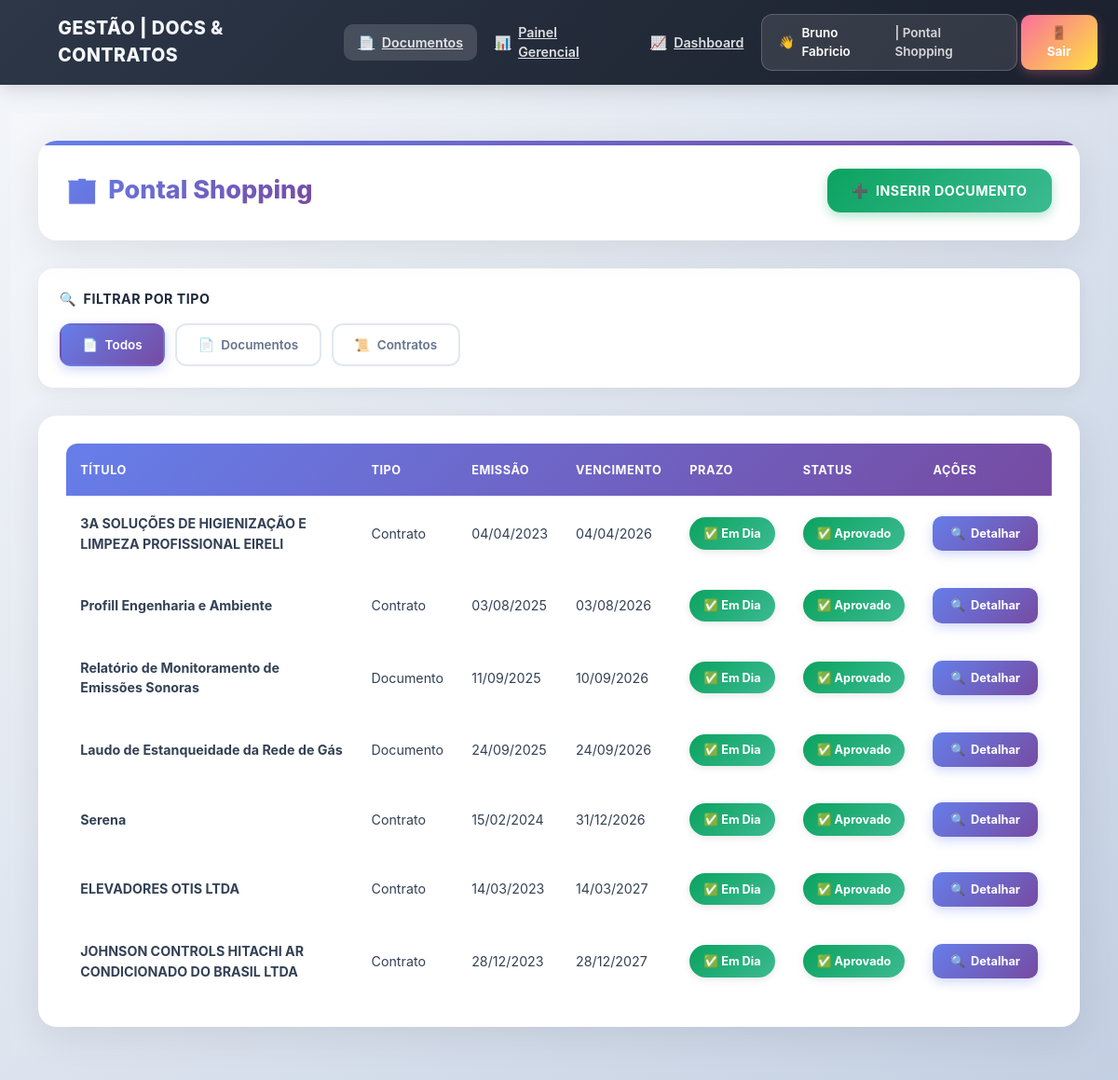
Page /painel/shopping/1/?next=/painel/geral/ (signed in) on the committed database.
### usuarios/models.py (models this page shows)
class Usuario(AbstractUser):
    shopping = models.ForeignKey(
        'documentos.Shopping',
        on_delete=models.SET_NULL,
        null=True,
        blank=True,
        related_name='usuarios'
    )

### documentos/models.py (models this page shows, shortened)
class Shopping(models.Model):
    nome = models.CharField(max_length=100)
    sigla = models.CharField(max_length=10)
    cnpj = models.CharField(max_length=20)
    email_alertas = models.EmailField(blank=True, null=True)

class RegistroDocumento(models.Model):
    TIPO_CHOICES = (
        ('documento', 'Documento'),
        ('contrato', 'Contrato'),
    )
    shopping = models.ForeignKey(Shopping, on_delete=models.CASCADE)
    titulo = models.CharField(max_length=100)
    tipo = models.CharField(max_length=20, choices=TIPO_CHOICES)
    descricao = models.TextField(blank=True, null=True)
    data_emissao = models.DateField()
    data_vencimento = models.DateField()
    enviado_por = models.ForeignKey(settings.AUTH_USER_MODEL, on_delete=models.SET_NULL, null=True)
    data_envio = models.DateTimeField(auto_now_add=True)
    status_aprovacao = models.CharField(max_length=20, default='pendente')
    aprovado_por = models.ForeignKey(settings.AUTH_USER_MODEL, on_delete=models.SET_NULL, null=True, related_name='aprovador', blank=True)
    data_aprovacao = models.DateTimeField(blank=True, null=True)
    motivo_reprovacao = models.TextField(blank=True, null=True)

### documentos/views.py (the view)
# urls.py: path('painel/shopping/<int:shopping_id>/', views.detalhes_shopping, name='detalhes_shopping'),
@login_required
def detalhes_shopping(request, shopping_id):
    shopping = get_object_or_404(Shopping, id=shopping_id)
    tipo_filtro = request.GET.get('tipo', 'todos')
    registros = RegistroDocumento.objects.filter(shopping=shopping)
    if tipo_filtro in ['documento', 'contrato']:
        registros = registros.filter(tipo=tipo_filtro)
    ultimos_ids = (
        registros.values('titulo')
        .annotate(ultimo_id=Max('id'))
        .values_list('ultimo_id', flat=True)
    )
    registros_finais = RegistroDocumento.objects.filter(id__in=ultimos_ids).order_by('data_vencimento')
    paginator = Paginator(registros_finais, 10)
    page_number = request.GET.get('page')
    page_obj = paginator.get_page(page_number)
    hoje = date.today()
    hoje_plus_60 = hoje + timedelta(days=60)
    next_url = request.GET.get('next') or request.META.get('HTTP_REFERER')
    return render(request, 'documentos/detalhes_shopping.html', {
        'shopping': shopping,
        'page_obj': page_obj,
        'tipo_filtro': tipo_filtro,
        'is_gestor': request.user.groups.filter(name='Gestor').exists(),
        'hoje': hoje,
        'hoje_plus_60': hoje_plus_60,
        'next': next_url,
    })

### documentos/templates/documentos/detalhes_shopping.html (shortened to what this page needs)
{% extends 'base.html' %}
{% block content %}
<div class="shopping-details-wrapper">
  <div class="container">
    <div class="page-header">
      <h1 class="header-title">
        <span>🏢</span>
        <span>{{ shopping.nome }}</span>
      </h1>
      <a href="{% url 'novo_documento_shopping' shopping.id %}"
         class="btn-add-document"
         aria-label="Inserir documento para {{ shopping.nome }}">
        <span>➕</span>
        <span>Inserir Documento</span>
      </a>
    </div>
    <div class="filter-section">
      <div class="filter-label">
        <span>🔍</span>
        <span>Filtrar por Tipo</span>
      </div>
      <div class="filter-buttons">
        <a href="?tipo=todos"
           class="filter-btn {% if tipo_filtro == 'todos' %}active{% endif %}">
          <span>📄</span>
          <span>Todos</span>
        </a>
        <a href="?tipo=documento"
           class="filter-btn {% if tipo_filtro == 'documento' %}active{% endif %}">
          <span>📄</span>
          <span>Documentos</span>
        </a>
        <a href="?tipo=contrato"
           class="filter-btn {% if tipo_filtro == 'contrato' %}active{% endif %}">
          <span>📜</span>
          <span>Contratos</span>
        </a>
      </div>
    </div>
    <div class="table-container">
      <div class="table-responsive">
        <table class="table-modern">
          <thead>
            <tr>
              <th>Título</th>
              <th>Tipo</th>
              <th>Emissão</th>
              <th>Vencimento</th>
              <th>Prazo</th>
              <th>Status</th>
              <th>Ações</th>
            </tr>
          </thead>
          <tbody>
            {% for doc in page_obj %}
            <tr>
              <td><strong>{{ doc.titulo }}</strong></td>
              <td>{{ doc.get_tipo_display }}</td>
              <td>{{ doc.data_emissao|date:"d/m/Y" }}</td>
              <td>{{ doc.data_vencimento|date:"d/m/Y" }}</td>
              <td>
                {% if doc.data_vencimento < hoje %}
                  <span class="status-badge badge-vencido">❌ Vencido</span>
                {% elif doc.data_vencimento <= hoje_plus_60 %}
                  <span class="status-badge badge-a-vencer">⚠️ A Vencer</span>
                {% else %}
                  <span class="status-badge badge-em-dia">✅ Em Dia</span>
                {% endif %}
              </td>
              <td>
                {% if doc.status_aprovacao == 'aprovado' %}
                  <span class="status-badge badge-aprovado">✅ Aprovado</span>
                {% elif doc.status_aprovacao == 'reprovado' %}
                  <span class="status-badge badge-reprovado">❌ Reprovado</span>
                {% else %}
                  <span class="status-badge badge-pendente">⏳ Pendente</span>
                {% endif %}
              </td>
              <td>
                <a href="{% url 'detalhar_documento' tipo=doc.tipo doc_id=doc.id %}"
                   class="btn-detail"
                   title="Ver detalhes">
                  <span>🔍</span>
                  <span>Detalhar</span>
                </a>
              </td>
            </tr>
            {% endfor %}
          </tbody>
        </table>
      </div>
    </div>
  </div>
</div>
{% endblock %}

### documentos/templates/base.html (shortened to what this page needs)
<!DOCTYPE html>
<html lang="pt-br">
<head>
  <link href="https://cdn.jsdelivr.net/npm/bootstrap@5.3.2/dist/css/bootstrap.min.css" rel="stylesheet">
  <link rel="stylesheet" href="https://cdn.jsdelivr.net/npm/bootstrap-icons@1.10.5/font/bootstrap-icons.css">
  {% load static %}
  <link rel="stylesheet" href="{% static 'css/base.css' %}">
</head>
<body>
  <nav class="navbar navbar-expand-lg navbar-modern">
    <div class="container-fluid px-3 px-md-4">
      <a class="navbar-brand-modern" href="{% url 'painel_redirect' %}">
        <span class="navbar-brand-icon">📋</span>
        <span>GESTÃO | DOCS & CONTRATOS</span>
      </a>
      {% if request.user.is_authenticated and request.path != '/accounts/login/' %}
      <div class="collapse navbar-collapse justify-content-end" id="navbarContent">
        <ul class="navbar-nav align-items-lg-center gap-1">
          {% with grupos=request.user.groups.all %}
            {% for g in grupos %}
                {% if g.name == "Gestor" %}
                <li class="nav-item">
                  <a class="nav-link-modern" href="{% url 'pendencias_gestor' %}">
                    <span>📋</span>
                    <span>Pendências</span>
                  </a>
                </li>
                <li class="nav-item">
                  <a class="nav-link-modern" href="{% url 'painel_documentos_gerencial' %}">
                    <span>📊</span>
                    <span>Painel Gerencial</span>
                  </a>
                </li>
                <li class="nav-item">
                  <a class="nav-link-modern" href="{% url 'dashboard_contratos' %}">
                    <span>📈</span>
                    <span>Dashboard</span>
                  </a>
                </li>
                <li class="nav-item">
                  <a class="nav-link-modern" href="{% url 'agenda_vencimentos' %}">
                    <span>📆</span>
                    <span>Agenda</span>
                  </a>
                </li>
                <li class="nav-item">
                  <a class="nav-link-modern" href="{% url 'detalhes_shopping' shopping_id=request.user.perfil.shopping.id %}">
                    <span>📄</span>
                    <span>Documentos</span>
                  </a>
                </li>
                {% elif g.name == "Usuario" %}
                <li class="nav-item">
                  <a class="nav-link-modern" href="{% url 'detalhes_shopping' shopping_id=request.user.shopping.id %}">
                    <span>📄</span>
                    <span>Documentos</span>
                  </a>
                </li>
                    <li class="nav-item">
                      <a class="nav-link-modern" href="{% url 'painel_documentos_gerencial' %}">
                        <span>📊</span>
                        <span>Painel Gerencial</span>
                      </a>
                    </li>
                    <li class="nav-item">
                      <a class="nav-link-modern" href="{% url 'dashboard_contratos' %}">
                        <span>📈</span>
                        <span>Dashboard</span>
                      </a>
                    </li>
              {% endif %}
            {% endfor %}
          {% endwith %}
          <li class="nav-item">
            <div class="user-greeting-modern">
              <span>👋</span>
              <span>{{ request.user.get_full_name|default:request.user.username }}</span>
              {% if request.user.groups.first.name == "Usuario" and request.user.shopping %}
                <span style="opacity: 0.8;">| {{ request.user.shopping.nome }}</span>
              {% elif request.user.groups.first.name == "Gestor" and request.user.perfil and request.user.perfil.shopping %}
                <span style="opacity: 0.8;">| {{ request.user.perfil.shopping.nome }}</span>
              {% elif request.user.groups.first.name == "Corporativo" %}
                <span style="opacity: 0.8;">| Corporativo</span>
              {% endif %}
            </div>
          </li>
          <li class="nav-item">
            <form method="post" action="{% url 'logout' %}" class="d-inline">
              <button type="submit" class="btn btn-logout-modern">
                <span>🚪</span>
                <span>Sair</span>
              </button>
            </form>
          </li>
        </ul>
      </div>
      {% endif %}
    </div>
  </nav>
  <main class="container">
    {% block content %}{% endblock %}
  </main>
</body>
</html>

### static/css/base.css (style rules this page uses)
body { background-color: #f8f9fa; font-size: 0.95rem; }
.container { max-width: 1140px; }
.btn { padding: 0.45rem 1rem; font-size: 0.9rem; }
h1, h2, h3, h4, h5 { font-size: 1rem; margin-bottom: 0.75rem; }
:root { --card-bg: #ffffff; --card-border: #e5e7eb; --muted: #6b7280; }

### documentos/templates/base.html (style rules this page uses)
:root { --primary-gradient: linear-gradient(135deg, #667eea 0%, #764ba2 100%); --nav-gradient: linear-gradient(135deg, #2d3748 0%, #1a202c 100%); }
* { margin: 0; padding: 0; box-sizing: border-box; }
html { font-size: 15px; scroll-behavior: smooth; }
body { font-family: -apple-system, BlinkMacSystemFont, 'Segoe UI', Roboto, sans-serif; background: linear-gradient(135deg, #f5f7fa 0%, #c3cfe2 100%); min-height: 100vh; }
.navbar-modern { background: var(--nav-gradient); box-shadow: 0 4px 20px rgba(0,0,0,0.15); padding: 1rem 0; position: sticky; top: 0; z-index: 1000; backdrop-filter: blur(10px); }
.navbar-brand-modern { font-weight: 800; font-size: 1.3rem; letter-spacing: 0.5px; background: linear-gradient(135deg, #ffffff, #e2e8f0); -webkit-background-clip: text; -webkit-text-fill-color: transparent; background-clip: text; display: flex; align-items: center; gap: 0.75rem; transition: all 0.3s ease; }
.navbar-brand-icon { font-size: 1.5rem; filter: drop-shadow(0 2px 4px rgba(0,0,0,0.2)); }
.nav-link-modern { color: rgba(255,255,255,0.85) !important; font-weight: 600; font-size: 0.95rem; padding: 0.6rem 1rem !important; border-radius: 10px; transition: all 0.3s ease; display: flex; align-items: center; gap: 0.5rem; }
.user-greeting-modern { color: white; font-weight: 600; font-size: 0.9rem; padding: 0.6rem 1.2rem; background: rgba(255,255,255,0.1); border-radius: 12px; display: flex; align-items: center; gap: 0.5rem; border: 1px solid rgba(255,255,255,0.2); }
.btn-logout-modern { background: linear-gradient(135deg, #fa709a, #fee140); color: white; border: none; border-radius: 10px; padding: 0.6rem 1.25rem; font-weight: 700; font-size: 0.9rem; transition: all 0.3s ease; box-shadow: 0 4px 12px rgba(250, 112, 154, 0.3); }
main.container { max-width: 1200px; padding-top: 2rem; padding-bottom: 2rem; }

### rows in the picture
Usuario: user.get_full_name "Bruno Fabricio", user.shopping.nome "Pontal Shopping"
Shopping: nome "Pontal Shopping"
RegistroDocumento: titulo "3A SOLUÇÕES DE HIGIENIZAÇÃO E LIMPEZA PROFISSIONAL EIRELI", tipo "Contrato", data_emissao "04/04/2023", data_vencimento "04/04/2026", shows "✅ Em Dia", status_aprovacao "✅ Aprovado"
RegistroDocumento: titulo "Profill Engenharia e Ambiente", tipo "Contrato", data_emissao "03/08/2025", data_vencimento "03/08/2026", shows "✅ Em Dia", status_aprovacao "✅ Aprovado"
RegistroDocumento: titulo "Relatório de Monitoramento de Emissões Sonoras", tipo "Documento", data_emissao "11/09/2025", data_vencimento "10/09/2026", shows "✅ Em Dia", status_aprovacao "✅ Aprovado"
RegistroDocumento: titulo "Laudo de Estanqueidade da Rede de Gás", tipo "Documento", data_emissao "24/09/2025", data_vencimento "24/09/2026", shows "✅ Em Dia", status_aprovacao "✅ Aprovado"
RegistroDocumento: titulo "Serena", tipo "Contrato", data_emissao "15/02/2024", data_vencimento "31/12/2026", shows "✅ Em Dia", status_aprovacao "✅ Aprovado"
RegistroDocumento: titulo "ELEVADORES OTIS LTDA", tipo "Contrato", data_emissao "14/03/2023", data_vencimento "14/03/2027", shows "✅ Em Dia", status_aprovacao "✅ Aprovado"
RegistroDocumento: titulo "JOHNSON CONTROLS HITACHI AR CONDICIONADO DO BRASIL LTDA", tipo "Contrato", data_emissao "28/12/2023", data_vencimento "28/12/2027", shows "✅ Em Dia", status_aprovacao "✅ Aprovado"
